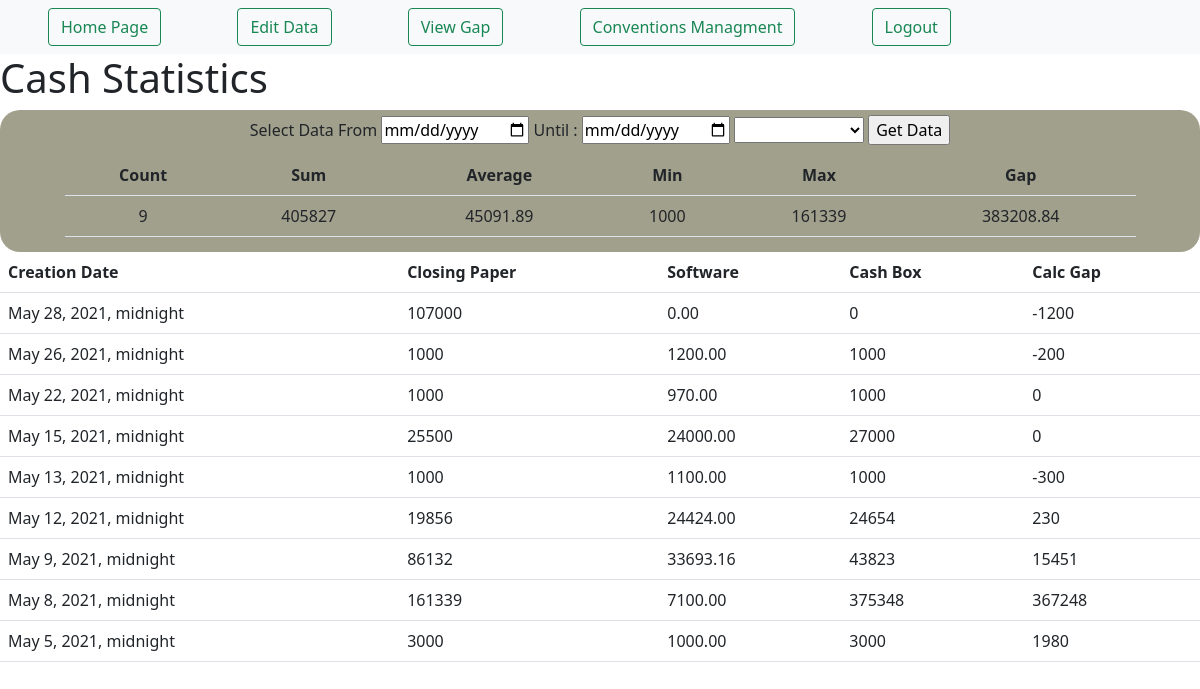
The app's page /cloture/cashstat/ with its own data.
### cloture/models.py (models this page shows)
class Closure(models.Model):
	creation_date = models.DateTimeField(auto_now_add=True)
	username = models.ForeignKey(User, on_delete=models.CASCADE)
	start_money = models.IntegerField()
	closure_money = models.IntegerField()
	closure_paper = models.IntegerField()
	money = models.DecimalField(decimal_places=2, max_digits=8, null=True, blank=True, default=0)
	details = models.CharField(max_length=200, blank=True, null=True)
	wasfa = models.DecimalField(decimal_places=2, max_digits=8, blank=True, null=True, default=0)
	real_money = models.DecimalField(decimal_places=2, max_digits=8, null=True, blank=True, default=0)
	ecart = models.DecimalField(decimal_places=2, max_digits=8, null=True, blank=True)

### cloture/views.py (the view, shortened to what this page needs)
# urls.py: path('cashstat/', cashstat, name='cashstat'),
def cashstat(request):
	users = User.objects.all()
	get_data = Closure.objects.values(day=TruncDay('creation_date')).annotate(Sum('closure_paper'), Sum('wasfa'), Sum('real_money'), Sum('ecart')).order_by('-day')
	count = Closure.objects.values(day=TruncDay('creation_date')).annotate(Count('creation_date')).count()
	pre_get_sum = Closure.objects.all().aggregate(Sum('closure_paper'))
	get_sum = round(pre_get_sum['closure_paper__sum'],2)
	calc_avg = get_sum / count
	get_mincash = Closure.objects.values(day=TruncDay('creation_date')).annotate(Sum('closure_paper')).values_list('closure_paper__sum', flat=True)
	mincash=min(get_mincash)
	get_maxcash = Closure.objects.values(day=TruncDay('creation_date')).annotate(Sum('closure_paper')).values_list('closure_paper__sum', flat=True)
	maxcash=max(get_maxcash)
	get_all_gap = Closure.objects.all().aggregate(Sum('ecart'))
	all_gap = round(get_all_gap['ecart__sum'],2)
	return render(request,'cashstat.html', {'datas' : get_data,'users' : users, 'count' :  count,
				 'cash' : get_sum, 'avg' : calc_avg, 'mincash': mincash, 'maxcash' : maxcash, 'gap' : all_gap})

### cloture/templates/cashstat.html (shortened to what this page needs)
<!DOCTYPE html>
<html>
<head>
	<link href="https://cdn.jsdelivr.net/npm/bootstrap@5.0.0/dist/css/bootstrap.min.css" rel="stylesheet">
</head>
<body>
	<nav class="navbar navbar-light bg-light">
  		<div id="navdiv">
  			<a href="{% url 'home' %}"><button class="btn btn-outline-success ms-5 me-4" type="button">Home Page</button></a>
		    <a href="{% url 'visedit' %}"> <button class="btn btn-outline-success ms-5 me-4" type="button">Edit Data</button></a>
			<a href="{% url 'visualiser' %}"><button class="btn btn-outline-success ms-5 me-4" type="button">View Gap</button></a>
			<a href="{% url 'convention' %}"> <button class="btn btn-outline-success ms-5 me-4" type="button">Conventions Managment</button></button></a>
		    <a href="{% url 'logout' %}"><button class="btn btn-outline-success ms-5 me-4" type="button">Logout</button></a>
 		</div>
	</nav>
	<h1> Cash Statistics </h1>
	<div id="stat_container" class="container-fluid " >
		<form method="POST" action="">{% csrf_token %}
			<label for="sdate" >Select Data From </label>
			<input type="date" name="sdate" id="sdate">
			<label for="edate"> Until : </label>
			<input type="date" name="edate" id="edate">
			<select name="usern">
				<option></option>
				{% for user in users %}
					<option>{{user}}</option>
				{% endfor %}
			</select>
			<input type="submit" name="valid" value="Get Data">
		</form>
		<table class="table table-hover " id="table1">
			<tr>
				<th>Count</th>
				<th>Sum</th>
				<th>Average</th>
				<th>Min</th>
				<th>Max</th>
				<th>Gap</th>
			</tr>
			<tr>
				<td>{{count}} </td>
				<td>{{cash}} </td>
				<td> {{avg|floatformat:2}}</td>
				<td>{{mincash}} </td>
				<td>{{maxcash}} </td>
				<td>{{gap}} </td>
			</tr>
		</table>
	</div>
	<div>
		<table class="table table-hover ">
		<tr id="tr1">
			<th>Creation Date</th>
			<th>Closing Paper</th>
			<th>Software</th>
			<th>Cash Box</th>
			<th>Calc Gap</th>
		</tr>
		{% for data in datas %}
		<tr id="{{data.id}}">
			<td> {{data.day}}</td>
			<td> {{data.closure_paper__sum}} </td>
			<td> {{data.wasfa__sum|floatformat:2}} </td>
			<td> {{data.real_money__sum}} </td>
			<td> {{data.ecart__sum|floatformat:0}}</td>
		</tr>
		{% endfor %}
	</table>
	</div>
</body>
</html>

### cloture/templates/cashstat.html (style rules this page uses)
#stat_container { margin: auto; padding: 5px; background-color: #a1a08c; border-radius: 20px; text-align: center; }
#table1 { margin: 10px; width: 90%; margin-left: 5%; }

### records on screen
Closure: day "May 26, 2021, midnight", closure_paper__sum "1000", wasfa__sum "1200.00", real_money__sum "1000", ecart__sum "-200"
Closure: day "May 15, 2021, midnight", closure_paper__sum "25500", wasfa__sum "24000.00", real_money__sum "27000", ecart__sum "0"
Closure: day "May 13, 2021, midnight", closure_paper__sum "1000", wasfa__sum "1100.00", real_money__sum "1000", ecart__sum "-300"

### other values on screen
{{ count }} "9"
{{ cash }} "405827"
{{ avg|floatformat:2 }} "45091.89"
{{ mincash }} "1000"
{{ maxcash }} "161339"
{{ gap }} "383208.84"
{{ data.day }} "May 28, 2021, midnight" "May 22, 2021, midnight" "May 12, 2021, midnight" "May 9, 2021, midnight" "May 8, 2021, midnight" "May 5, 2021, midnight"
{{ data.closure_paper__sum }} "107000" "1000" "19856" "86132" "161339" "3000"
{{ data.wasfa__sum|floatformat:2 }} "0.00" "970.00" "24424.00" "33693.16" "7100.00" "1000.00"
{{ data.real_money__sum }} "0" "1000" "24654" "43823" "375348" "3000"
{{ data.ecart__sum|floatformat:0 }} "-1200" "0" "230" "15451" "367248" "1980"
